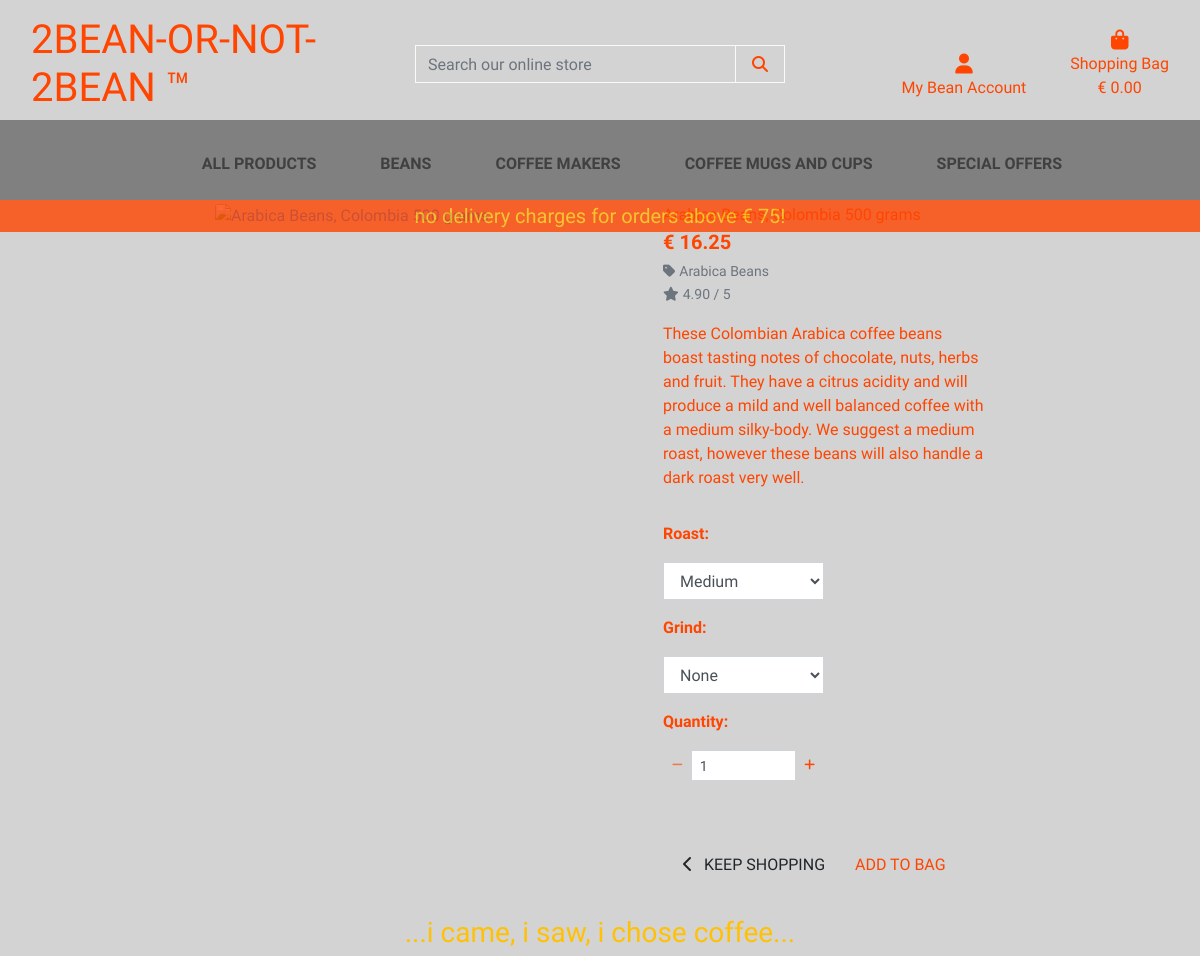
The app's page /products/2 with its own data.
### products/models.py (models this page shows, shortened)
class Product(models.Model):
    category = models.ForeignKey('Category', null=True, blank=True, on_delete=models.SET_NULL)
    sku = models.CharField(max_length=250, null=True, blank=True)
    name = models.CharField(max_length=250)
    description = models.TextField()
    is_bean = models.BooleanField(default=False, null=True, blank=True)
    price = models.DecimalField(max_digits=6, decimal_places=2)
    rating = models.DecimalField(max_digits=6, decimal_places=2, null=True, blank=True)
    image_url = models.URLField(max_length=1024, null=True, blank=True)
    image = models.ImageField(null=True, blank=True)

class Category(models.Model):
    class Meta:
        verbose_name_plural = "Categories"
    name = models.CharField(max_length=250)
    friendly_name = models.CharField(max_length=250, null=True, blank=True)

### products/views.py (the view)
# urls.py: path('<product_id>', views.product_detail, name='product_detail'),
def product_detail(request, product_id):
    product = get_object_or_404(Product, pk=product_id)
    context = {
        'product': product,
    }
    return render(request, 'products/product_detail.html', context)

### bag/contexts.py (called while the page is built, shortened)
def bag_contents(request):
    bag_items = []
    total = 0
    product_count = 0
    bag = request.session.get('bag', {})
    if total < settings.FREE_DELIVERY_THRESHOLD:
        delivery = total * Decimal(settings.STANDARD_DELIVERY_PERCENTAGE / 100)
        free_delivery_delta = settings.FREE_DELIVERY_THRESHOLD - total
    else:
        delivery = 0
        free_delivery_delta = 0
    grand_total = delivery + total
    context = {
        'bag_items': bag_items,
        'total': total,
        'product_count': product_count,
        'delivery': delivery,
        'free_delivery_delta': free_delivery_delta,
        'free_delivery_threshold': settings.FREE_DELIVERY_THRESHOLD,
        'grand_total': grand_total,
    }
    return context

### products/templates/products/product_detail.html (shortened to what this page needs)
{% extends "base.html" %}
{% load static %}
{% block page_header %}
<div class="container header-container">
</div>
{% endblock %}
{% block content %}
<div class="overlay"></div>
<div class="container-fluid">
    <div class="row">
        <div class="col-12 col-md-6 col-lg-4 offset-lg-2">
            <div class="image-container my-5">
                {% if product.image %}
                <a href="{{ product.image.url }}" target="_blank">
                </a>
                {% else %}
                <a href="">
                    <img class="card-img-top img-fluid" src="{{ MEDIA_URL }}noimage.png" alt="{{ product.name }}">
                </a>
                {% endif %}
            </div>
        </div>
        <div class="col-12 col-md-6 col-lg-4">
            <div class="product-details-container ml-5 mt-md-5">
                <p class="mb-0">{{ product.name }}</p>
                <p class="lead mb-0 text-left font-weight-bold"> € {{ product.price }}</p>
                {% if product.category %}
                <p class="small mt-1 mb-0">
                    <a class="text-muted" href="{% url 'products' %}?category={{ product.category.name }}">
                        <i class="fas fa-tag mr-1"></i>{{ product.category.friendly_name }}
                    </a>
                </p>
                {% endif %}
                {% if product.rating %}
                <small class="text-muted"><i class="fas fa-star mr-1"></i>{{ product.rating }} / 5</small>
                {% else %}
                <small class="text-muted">No Rating</small>
                {% endif %} <p class="mt-3">{{ product.description }}</p>
                <form class="form" action="{% url 'add_to_bag' product.id %}" method="POST">
                    <div class="form-row">
                        {% with product.is_bean as is_bean %}
                        {% if is_bean %}
                        <div class="col-12">
                            <p class="mt-3"><strong>Roast:</strong></p>
                            <select class="form-control rounded-0 w-50" name="product_roast" id='id_product_roast'>
                                <option value="medium" selected>Medium</option>
                            </select>
                        </div>
                        <div class="col-12">
                            <p class="mt-3"><strong>Grind:</strong></p>
                            <select class="form-control rounded-0 w-50" name="product_grind" id='id_product_grind'>
                                <option value="none" selected>None</option>
                            </select>
                        </div>
                        {% endif %}
                        <div class="col-12">
                            <p class="mt-3"><strong>Quantity:</strong></p>
                            <div class="form-group w-50">
                                <div class="input-group">
                                    <div class="input-group-prepend">
                                        <button class="decrement-qty btn btn-sm btn-gray rounded-0"
                                            data-item_id="{{ item.item_id }}" id="decrement-qty_{{ item.item_id }}">
                                            <span>
                                            </span>
                                        </button>
                                    </div>
                                    <input class="form-control form-control-sm qty_input" type="number"
                                        name="quantity" value="1" min="1" max="99"
                                        data-item_id="{{ item.item_id }}"
                                        id="id_qty_{{ item.item_id }}">
                                    <div class="input-group-append">
                                        <button class="increment-qty btn btn-sm btn-gray rounded-0"
                                            data-item_id="{{ item.item_id }}" id="increment-qty_{{ item.item_id }}">
                                            <span>
                                            </span>
                                        </button>
                                    </div>
                                </div>
                            </div>
                        </div>
                        <div class="col{% if roast_it %}-12 mt-2{% endif %}">
                            <a href="{% url 'products' %}" class="btn btn-outline-gray rounded-0 mt-5">
                                <span class="icon">
                                    <i class="fas fa-chevron-left"></i>
                                </span>
                                <span class="text-uppercase">Keep Shopping</span>
                            </a>
                            <input type="submit" class="btn btn-gray rounded-0 text-uppercase mt-5" value="Add to Bag">
                        </div>
                        {% endwith %}
                    </div>
                </form>
            </div>
        </div>
    </div>
</div>
<footer id="footer-other">
    <div class="container-fluid fixed-absolute text-center">
        <h3 class="logo-font text-yellow text-lowercase">...i came, i saw, i chose coffee...</h3>
    </div>
</footer>
{% endblock %}

### static/css/base.css (style rules this page uses)
html { height: 100%; }
body { background: url('/media/homepage_background.jpg') no-repeat center center fixed; background-size: cover; height: calc(100vh - 155px); color: orangered; font-family: 'Amita', cursive; }
.icon { align-items: center; display: inline-flex; justify-content: center; height: 1.5rem; width: 1.5rem; }
.logo-font { margin-top: 1rem; margin-bottom: 0.5rem; text-transform: uppercase; }
.btn-gray { background: lightgray; color: orangered; }
.text-yellow { color: #ffc107 !important; }
.overlay { height: 100%; width: 100%; top: 0; left: 0; position: fixed; background: lightgray; z-index: -1; }
#footer-other { width: 100%; height: 2.5rem; margin-top: 2rem; margin-bottom: 1rem; font-size: calc(4vw + 4vh + 2vmin) !important; }
@media (min-width: 1200px) { .container { max-width: 80%; } }
@media (min-width: 992px) { .header-container { padding-top: 155px; } }

### records on screen
Product: price "16.25", category.friendly_name "Arabica Beans", rating "4.90", description "These Colombian Arabica coffee beans boast tasting notes of chocolate, nuts, herbs and fruit. They have a citrus acidity and will produce a mild and well balanced coffee with a medium silky-body. We suggest a medium roast, however these beans will also handle a dark roast very well."

### other values on screen
{{ free_delivery_threshold }} "75"
